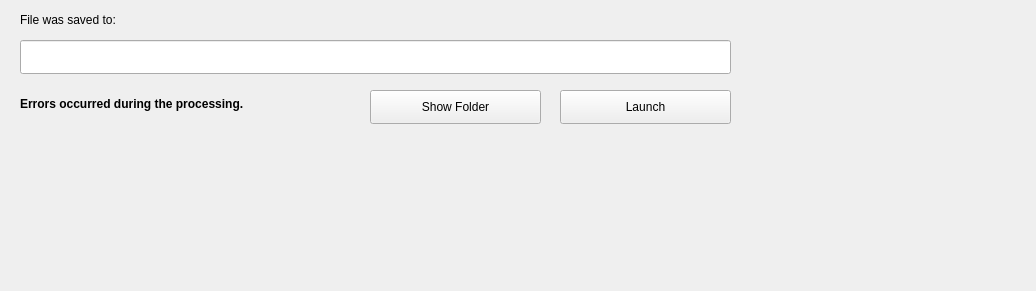
<?xml version="1.0" encoding="UTF-8"?>
<ui version="4.0">
 <class>muzeRaterResultWizardPage</class>
 <widget class="QWizardPage" name="muzeRaterResultWizardPage">
  <property name="geometry">
   <rect>
    <x>0</x>
    <y>0</y>
    <width>1036</width>
    <height>291</height>
   </rect>
  </property>
  <property name="windowTitle">
   <string>WizardPage</string>
  </property>
  <property name="title">
   <string>Results</string>
  </property>
  <property name="subTitle">
   <string>The processing has finished. The file can be launched by the operating system's default application or viewed in a file manager.</string>
  </property>
  <widget class="QPushButton" name="launchOutputFilePushButton">
   <property name="geometry">
    <rect>
     <x>560</x>
     <y>90</y>
     <width>171</width>
     <height>34</height>
    </rect>
   </property>
   <property name="autoFillBackground">
    <bool>false</bool>
   </property>
   <property name="text">
    <string>Launch</string>
   </property>
  </widget>
  <widget class="QPushButton" name="showOutputFolderPushButton">
   <property name="geometry">
    <rect>
     <x>370</x>
     <y>90</y>
     <width>171</width>
     <height>34</height>
    </rect>
   </property>
   <property name="text">
    <string>Show Folder</string>
   </property>
  </widget>
  <widget class="QLineEdit" name="outputFilePathLineEdit">
   <property name="geometry">
    <rect>
     <x>20</x>
     <y>40</y>
     <width>711</width>
     <height>34</height>
    </rect>
   </property>
   <property name="focusPolicy">
    <enum>Qt::ClickFocus</enum>
   </property>
   <property name="readOnly">
    <bool>true</bool>
   </property>
  </widget>
  <widget class="QLabel" name="outputFilePathLabel">
   <property name="geometry">
    <rect>
     <x>20</x>
     <y>10</y>
     <width>611</width>
     <height>19</height>
    </rect>
   </property>
   <property name="text">
    <string>File was saved to:</string>
   </property>
  </widget>
  <widget class="QLabel" name="hasErrorLabel">
   <property name="geometry">
    <rect>
     <x>20</x>
     <y>94</y>
     <width>341</width>
     <height>19</height>
    </rect>
   </property>
   <property name="font">
    <font>
     <weight>75</weight>
     <bold>true</bold>
    </font>
   </property>
   <property name="text">
    <string>Errors occurred during the processing.</string>
   </property>
  </widget>
 </widget>
 <tabstops>
  <tabstop>showOutputFolderPushButton</tabstop>
  <tabstop>launchOutputFilePushButton</tabstop>
  <tabstop>outputFilePathLineEdit</tabstop>
 </tabstops>
 <resources/>
 <connections/>
</ui>
